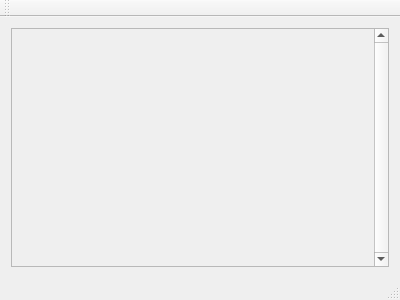
<?xml version="1.0" encoding="UTF-8"?>
<ui version="4.0">
 <class>MainWindow</class>
 <widget class="QMainWindow" name="MainWindow">
  <property name="geometry">
   <rect>
    <x>0</x>
    <y>0</y>
    <width>400</width>
    <height>300</height>
   </rect>
  </property>
  <property name="windowTitle">
   <string>NaoFinder</string>
  </property>
  <widget class="QWidget" name="centralWidget">
   <layout class="QHBoxLayout" name="horizontalLayout">
    <item>
     <widget class="QScrollArea" name="scrollArea">
      <property name="verticalScrollBarPolicy">
       <enum>Qt::ScrollBarAlwaysOn</enum>
      </property>
      <property name="horizontalScrollBarPolicy">
       <enum>Qt::ScrollBarAlwaysOff</enum>
      </property>
      <property name="widgetResizable">
       <bool>true</bool>
      </property>
      <widget class="QWidget" name="scrollAreaWidgetContents">
       <property name="geometry">
        <rect>
         <x>0</x>
         <y>0</y>
         <width>369</width>
         <height>239</height>
        </rect>
       </property>
      </widget>
     </widget>
    </item>
   </layout>
  </widget>
  <widget class="QMenuBar" name="menuBar">
   <property name="geometry">
    <rect>
     <x>0</x>
     <y>0</y>
     <width>400</width>
     <height>21</height>
    </rect>
   </property>
  </widget>
  <widget class="QToolBar" name="mainToolBar">
   <attribute name="toolBarArea">
    <enum>TopToolBarArea</enum>
   </attribute>
   <attribute name="toolBarBreak">
    <bool>false</bool>
   </attribute>
  </widget>
  <widget class="QStatusBar" name="statusBar"/>
 </widget>
 <layoutdefault spacing="6" margin="11"/>
 <resources/>
 <connections/>
</ui>
